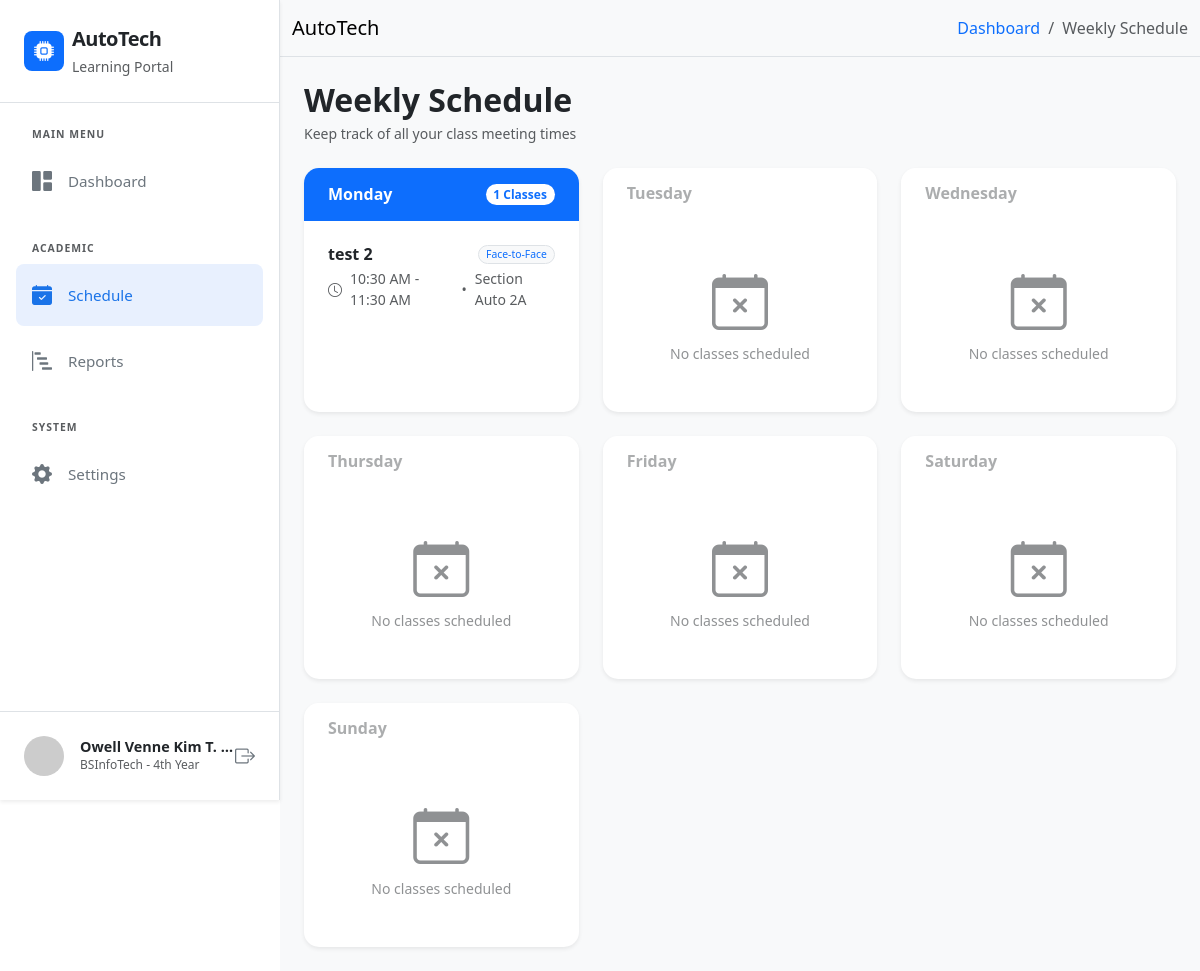
The app's page /schedule.php (signed in) with its own data.
### tables this page shows
CREATE TABLE `schedules` (
  `schedule_id` int(11) NOT NULL,
  `module_id` int(11) NOT NULL,
  `day_of_week` enum('Monday','Tuesday','Wednesday','Thursday','Friday','Saturday','Sunday') NOT NULL,
  `start_time` time NOT NULL,
  `end_time` time NOT NULL,
  `meeting_type` varchar(50) DEFAULT 'Face-to-Face',
  `created_at` timestamp NOT NULL DEFAULT current_timestamp()
);

CREATE TABLE `module` (
  `module_id` int(11) NOT NULL,
  `user_id` int(11) NOT NULL,
  `module_description` varchar(255) NOT NULL,
  `section` varchar(255) NOT NULL,
  `year` varchar(20) NOT NULL,
  `module_code` varchar(50) NOT NULL
);

### schedule.php (the view, shortened to what this page needs)
<?php include 'includes/header.php'; ?>
<?php include 'database/dbconn.php'; ?>
<?php
$userId = $_SESSION['user_id'];
$role = $_SESSION['role'];
if ($role == 'instructor') {
    $modules_sql = "SELECT module_id FROM module WHERE user_id = '$userId'";
} else {
    $modules_sql = "SELECT module_id FROM enrollments WHERE user_id = '$userId' AND status = 'accepted'";
}
$modules_run = mysqli_query($conn, $modules_sql);
$module_ids = [];
while ($row = mysqli_fetch_assoc($modules_run)) {
    $module_ids[] = $row['module_id'];
}
$ids_string = count($module_ids) > 0 ? implode(',', $module_ids) : '0';
$sql = "SELECT s.*, m.module_description, m.section
        FROM schedules s
        JOIN module m ON s.module_id = m.module_id
        WHERE s.module_id IN ($ids_string)
        ORDER BY FIELD(s.day_of_week, 'Monday', 'Tuesday', 'Wednesday', 'Thursday', 'Friday', 'Saturday', 'Sunday'), s.start_time ASC";
$result = mysqli_query($conn, $sql);
?>
<div class="d-flex" id="wrapper">
    <?php include 'includes/sidebar.php'; ?>
    <div id="page-content-wrapper" class="w-100">
        <nav class="navbar navbar-expand-lg bg-body-tertiary border-bottom">
            <div class="container-fluid">
                <a class="navbar-brand" href="dashboard.php">AutoTech</a>
                <nav aria-label="breadcrumb">
                    <ol class="breadcrumb mb-0">
                        <li class="breadcrumb-item"><a href="dashboard.php" class="text-decoration-none">Dashboard</a></li>
                        <li class="breadcrumb-item active" aria-current="page">Weekly Schedule</li>
                    </ol>
                </nav>
            </div>
        </nav>
        <div class="container-fluid p-4" style="background-color: #f8f9fa; min-height: 100vh;">
            <div class="d-flex justify-content-between align-items-center mb-4">
                <div>
                    <h2 class="fw-bold text-dark mb-1">Weekly Schedule</h2>
                    <p class="text-muted mb-0 small">Keep track of all your class meeting times</p>
                </div>
            </div>
            <div class="row g-4">
                <?php
                $days = ['Monday', 'Tuesday', 'Wednesday', 'Thursday', 'Friday', 'Saturday', 'Sunday'];
                $grouped_schedules = [];
                foreach ($days as $day) {
                    $grouped_schedules[$day] = [];
                }
                while ($row = mysqli_fetch_assoc($result)) {
                    $grouped_schedules[$row['day_of_week']][] = $row;
                }
                foreach ($days as $day):
                    $has_classes = count($grouped_schedules[$day]) > 0;
                ?>
                <div class="col-12 col-md-6 col-xl-4">
                    <div class="card border-0 shadow-sm h-100" style="border-radius: 15px; overflow: hidden;">
                        <div class="card-header border-0 py-3 px-4 <?php echo $has_classes ? 'bg-primary text-white' : 'bg-white text-muted opacity-50'; ?>">
                            <h6 class="mb-0 fw-bold d-flex justify-content-between align-items-center">
                                <?php echo $day; ?>
                                <?php if($has_classes): ?>
                                    <span class="badge bg-white text-primary rounded-pill small"><?php echo count($grouped_schedules[$day]); ?> Classes</span>
                                <?php endif; ?>
                            </h6>
                        </div>
                        <div class="card-body p-4">
                            <?php if ($has_classes): ?>
                                <?php foreach ($grouped_schedules[$day] as $s): ?>
                                    <div class="mb-4 last-child-mb-0">
                                        <div class="d-flex justify-content-between align-items-start mb-1">
                                            <h6 class="fw-bold text-dark mb-0 text-truncate" style="max-width: 70%;"><?php echo $s['module_description']; ?></h6>
                                            <span class="badge bg-light text-primary border rounded-pill fw-medium" style="font-size: 0.65rem;">
                                                <?php echo $s['meeting_type']; ?>
                                            </span>
                                        </div>
                                        <div class="d-flex align-items-center text-muted small mb-2">
                                            <i class="bi bi-clock me-2"></i>
                                            <span><?php echo date('h:i A', strtotime($s['start_time'])) . ' - ' . date('h:i A', strtotime($s['end_time'])); ?></span>
                                            <span class="mx-2">•</span>
                                            <span>Section <?php echo $s['section']; ?></span>
                                        </div>
                                    </div>
                                <?php endforeach; ?>
                            <?php else: ?>
                                <div class="text-center py-4 opacity-50">
                                    <i class="bi bi-calendar-x display-4 mb-2 d-block"></i>
                                    <p class="small mb-0">No classes scheduled</p>
                                </div>
                            <?php endif; ?>
                        </div>
                    </div>
                </div>
                <?php endforeach; ?>
            </div>
        </div>
    </div>
</div>
<?php include 'includes/footer.php'; ?>

### includes/sidebar.php (style rules this page uses)
@media (min-width: 992px) { #wrapper { padding-left: 280px; } }

### schedule.php (style rules this page uses)
.last-child-mb-0:last-child { margin-bottom: 0 !important; }

### records on screen
schedules: module.module_description "test 2", meeting_type "Face-to-Face", start_time "10:30 AM", end_time "11:30 AM", module.section "Auto 2A"

### other values on screen
$_SESSION['fullname'] "Owell Venne Kim T.…"
$_SESSION['course'] "BSInfoTech"
$_SESSION['year_level'] "4th Year"
$day "Monday"
count($grouped_schedules[$day]) "1"
$day "Tuesday"
$day "Wednesday"
$day "Thursday"
$day "Friday"
$day "Saturday"
$day "Sunday"
